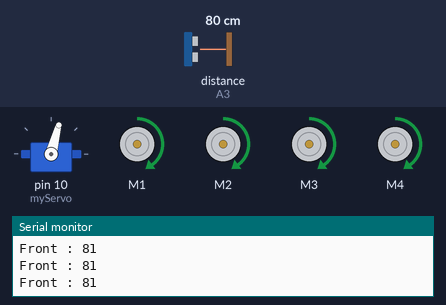
The sketch below on a simulated Arduino Uno, built with avr-gcc and run on an emulated ATmega328P. Shown: servo, 4 × DC motor (green arrow = forward, orange = backward, longer = faster), the last lines printed to the serial monitor. The test bench sets the inputs (shaded band); at power-on: distance to the obstacle (sensor on A3) 80 cm. The echo pulse lasts 58.3 µs per cm.

Above: at 1.7 s.
1.8 s: distance to the obstacle (sensor on A3) set to 22 cm
3.3 s: distance to the obstacle (sensor on A3) set to 19 cm
At 4.4 s:
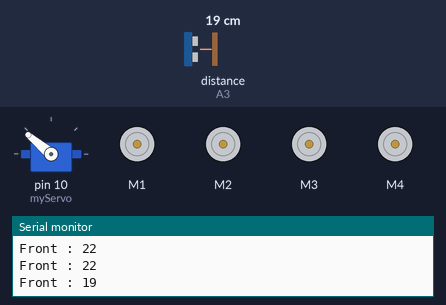
At 4.9 s:
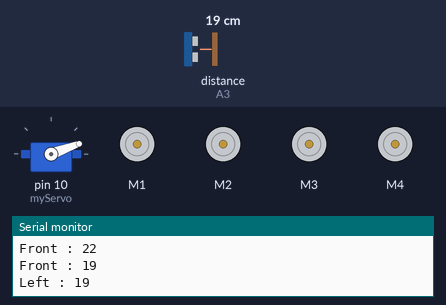
6.3 s: distance to the obstacle (sensor on A3) set to 35 cm
9.3 s: distance to the obstacle (sensor on A3) set to 2 cm
At 11.8 s:
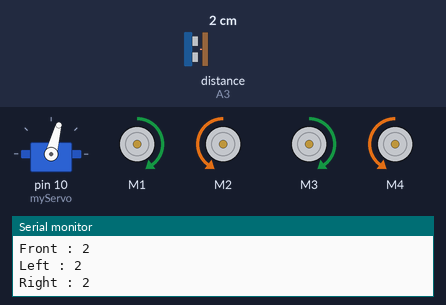
Timing chart, 0 to 13.3 s (numbered marks = the images above; inputs shaded):
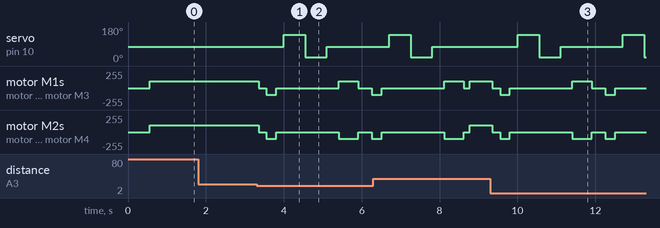

Measured:
- the behaviour switches between 21 and 20 cm on distance to the obstacle (sensor on A3) (found by bisection; images 0 and 1)
- after the input at 3.3 s, servo on pin 10 (myServo): 75° → 140° after 0.70 s, → 20° 0.55 s later, → 75° 0.55 s later; motor M1: forward 100/255 → stopped after 0.05 s, → backward 100/255 0.20 s later, → stopped 0.25 s later, → forward 100/255 1.6 s later, … (6 changes in this stretch)
- after the input at 9.3 s, servo on pin 10 (myServo): 75° → 140° after 0.70 s, → 20° 0.55 s later, → 75° 0.55 s later, → 140° 1.6 s later, … (5 changes in this stretch); motor M1: forward 100/255 → stopped after 0.05 s, → backward 100/255 0.20 s later, → stopped 0.25 s later, → forward 100/255 1.6 s later, … (7 changes in this stretch)

The sketch:

main.ino
```cpp
#include <Servo.h>
#include <NewPing.h>
#include <AFMotor.h>

#define TriggerPin A2
#define EchoPin A3
#define MAX_DISTANCE 250

Servo myServo;
NewPing sonar(TriggerPin, EchoPin, MAX_DISTANCE);

// Servo Positions
int ServoNeutral = 75;
int ServoLeft = 140;
int ServoRight = 20;

// Motors
AF_DCMotor r1(1);
AF_DCMotor r2(2);
AF_DCMotor r3(3);
AF_DCMotor r4(4);

void setup() {

  Serial.begin(9600);

  myServo.attach(10);
  myServo.write(ServoNeutral);
  delay(500);

  r1.setSpeed(100);
  r2.setSpeed(100);
  r3.setSpeed(100);
  r4.setSpeed(100);
}

void loop() {

  int distance = getDistance();

  Serial.print("Front : ");
  Serial.println(distance);

  if (distance > 20) {

    forward();

  } else {

    stop();
    delay(200);

    backward();
    delay(250);

    stop();
    delay(200);

    // Look Left
    myServo.write(ServoLeft);
    delay(500);
    int leftDistance = getDistance();

    Serial.print("Left : ");
    Serial.println(leftDistance);

    // Look Right
    myServo.write(ServoRight);
    delay(500);
    int rightDistance = getDistance();

    Serial.print("Right : ");
    Serial.println(rightDistance);

    // Center Servo
    myServo.write(ServoNeutral);
    delay(300);

    if (leftDistance > rightDistance) {

      left();
      delay(500);

    } else {

      right();
      delay(500);

    }

    stop();
    delay(100);
  }
}

int getDistance() {

  delay(50);

  int distance = sonar.ping_cm();

  if (distance == 0) {
    distance = MAX_DISTANCE;
  }

  return distance;
}

void forward() {

  r1.run(FORWARD);
  r2.run(FORWARD);
  r3.run(FORWARD);
  r4.run(FORWARD);
}

void backward() {

  r1.run(BACKWARD);
  r2.run(BACKWARD);
  r3.run(BACKWARD);
  r4.run(BACKWARD);
}

void left() {

  r1.run(BACKWARD);
  r2.run(FORWARD);
  r3.run(BACKWARD);
  r4.run(FORWARD);
}

void right() {

  r1.run(FORWARD);
  r2.run(BACKWARD);
  r3.run(FORWARD);
  r4.run(BACKWARD);
}

void stop() {

  r1.run(RELEASE);
  r2.run(RELEASE);
  r3.run(RELEASE);
  r4.run(RELEASE);
}
```
